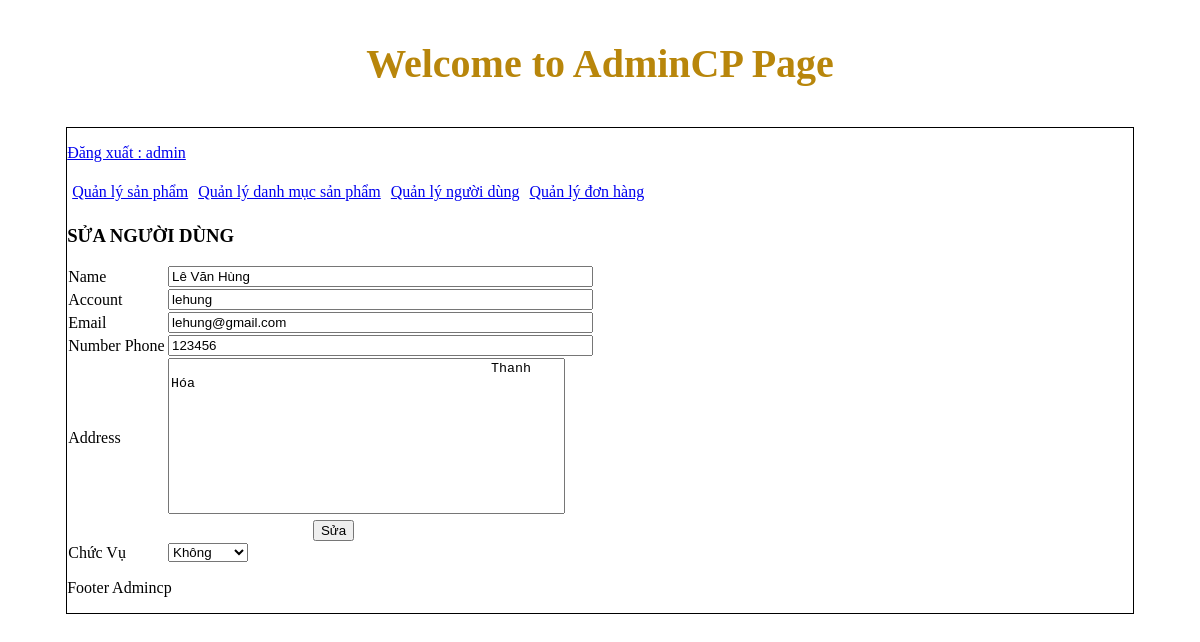
The page /admincp/index.php?action=quanlynguoidung&query=sua&idnguoidung=9 (signed in) on the database its author committed.
### tables this page shows
CREATE TABLE `tbl_dangky` (
  `id_khachhang` int(11) NOT NULL,
  `hovaten` varchar(250) NOT NULL,
  `taikhoan` varchar(100) NOT NULL,
  `matkhau` varchar(100) NOT NULL,
  `sodienthoai` int(11) NOT NULL,
  `email` varchar(100) NOT NULL,
  `diachi` text NOT NULL,
  `chucvu` int(11) NOT NULL
);

### admincp/modules/quanlynguoidung/sua.php (the view, shortened to what this page needs)
<?php
	$sql_nguoidung="SELECT * FROM tbl_dangky WHERE id_khachhang='$_GET[idnguoidung]' LIMIT 1";
	$querynd=mysqli_query($connect,$sql_nguoidung);
?>
<h3>SỬA NGƯỜI DÙNG</h3>
<form action="modules/quanlynguoidung/xuly.php?idnguoidung=<?php echo $_GET['idnguoidung'] ?>" method="POST" enctype="multipart/form-data">
<table   width="50%" style="border-collapse: collapse;">
	<?php
	 	while($nguoidung =mysqli_fetch_array($querynd)){
	?>
	<tr>
		<td>Name</td>
		<td><input type="text" size="50" name="hovatens"	value="<?php echo $nguoidung['hovaten']?>"></td>
	</tr>
    <tr>
		<td>Account</td>
		<td><input type="text" size="50" name="taikhoans" value="<?php echo $nguoidung['taikhoan']?>"></td>
	</tr>
	<tr>
		<td>Email</td>
		<td><input type="text" size="50" name="emails" value="<?php echo $nguoidung['email']?>">		</td>
	</tr>
	<tr>
		<td>Number Phone</td>
		<td><input type="text" size="50" name="dienthoais" value="<?php echo $nguoidung['sodienthoai']?>">	</td>
	</tr>
	<tr>
		<td>Address</td>
		<td><textarea name="diachis"  cols="47" rows="10" style="resize: none;">
					<?php echo $nguoidung['diachi']?>
			</textarea></td>
	</tr>
	<tr>
		<td colspan="2" style="text-align: center;"><input type="submit" name="suanguoidung" value="Sửa"></td>
	</tr>
	<tr>
		<td>Chức Vụ </td>
			<td>
			<select name="chucvus">
				<?php
						if($nguoidung['chucvu']==1){
				?>
					<option value="1" selected> Bán hàng</option>
					<option value="0">Không</option>
				<?php
						}else{
				?>
					<option value="0" selected>Không</option>
				<?php
						}
				?>
			</select>
			</td>
	</tr>
</table>
</form>
<?php
	 }
	?>

### rows shown on the page
tbl_dangky: hovatens "Lê Văn Hùng", taikhoans "lehung", emails "lehung@gmail.com", dienthoais "123456", diachis "Thanh Hóa", chucvus "Không"

### other values the page prints
$_SESSION['dangnhap'] "admin"
